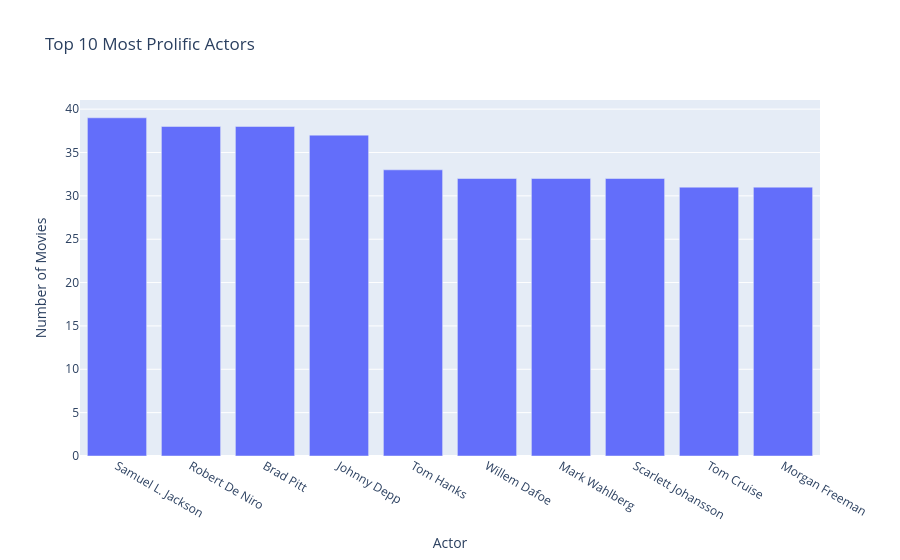

The notebook cell this image was saved under:
### Code cell
fig = px.bar(
    actor_count,
    x="actor_name",
    y="movie_count",
    title="Top 10 Most Prolific Actors",
    labels={
        "actor_name": "Actor",
        "movie_count": "Number of Movies"
    }
)

fig.show()

### Figure 1 — Plotly figure (JSON) as saved in the notebook; plotly's stock layout.template omitted (floating-point values rounded to 4 significant figures)
{"data": [{"hovertemplate": "Actor=%{x}<br>Number of Movies=%{y}<extra></extra>", "legendgroup": "", "marker": {"color": "#636efa", "pattern": {"shape": ""}}, "name": "", "orientation": "v", "showlegend": false, "textposition": "auto", "type": "bar", "x": ["Samuel L. Jackson", "Robert De Niro", "Brad Pitt", "Johnny Depp", "Tom Hanks", "Willem Dafoe", "Mark Wahlberg", "Scarlett Johansson", "Tom Cruise", "Morgan Freeman"], "xaxis": "x", "y": [39, 38, 38, 37, 33, 32, 32, 32, 31, 31], "yaxis": "y"}], "layout": {"barmode": "relative", "legend": {"tracegroupgap": 0}, "title": {"text": "Top 10 Most Prolific Actors"}, "xaxis": {"anchor": "y", "domain": [0, 1], "title": {"text": "Actor"}}, "yaxis": {"anchor": "x", "domain": [0, 1], "title": {"text": "Number of Movies"}}}}
